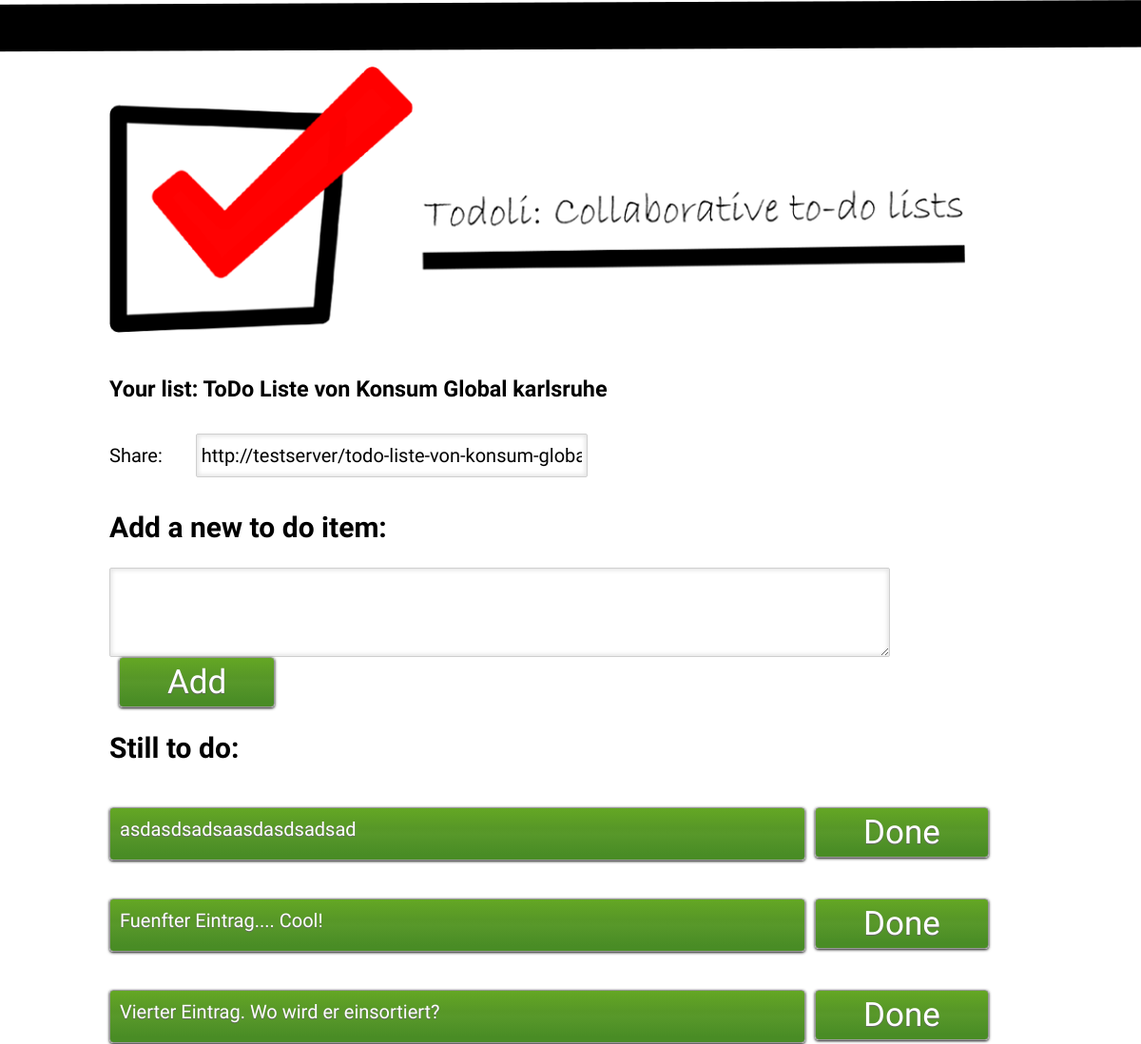
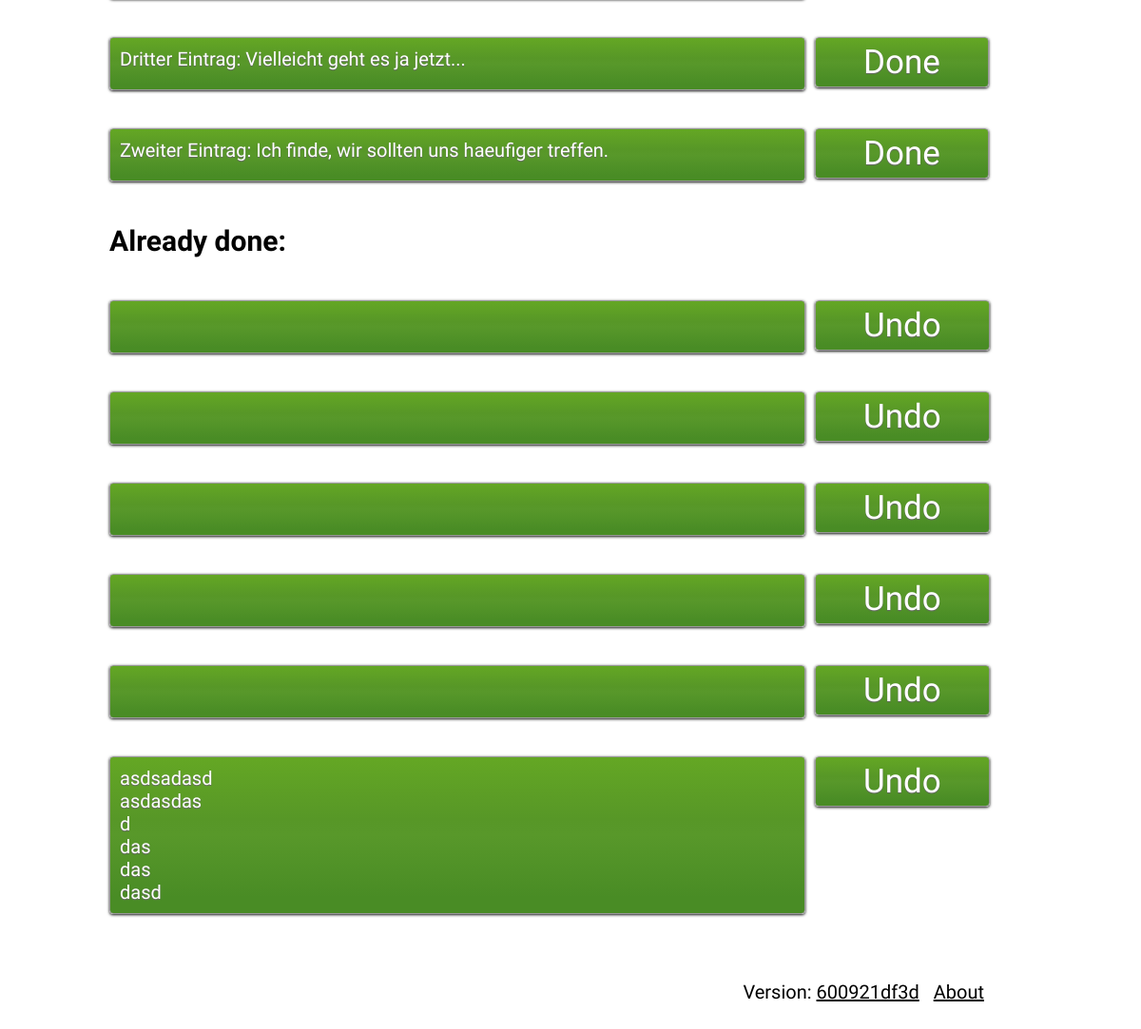
The page /todo-liste-von-konsum-global-karlsruhe/ on the database its author committed (2 pictures, top to bottom).
### todolist/models.py (models this page shows, shortened)
class TodoList(models.Model):
    id = models.AutoField(primary_key=True)
    slug = models.SlugField(max_length=50)
    name = models.CharField(max_length=200)

class Entry(models.Model):
    todolist = models.ForeignKey(TodoList)
    content = models.TextField()
    status = models.BooleanField()
    class Meta:
        ordering = ["-pk"]

### todolist/views.py (the view)
# urls.py: url(r'^(?P<slug>[\w-]+)/$', TodoListShow.as_view(), name='todolist'),
class TodoListShow(DetailView):
    model = TodoList
    template_name = 'todolist/todolist.html'

### templates/todolist/todolist.html (shortened to what this page needs)
{% extends "todolist/base.html" %}
{% block content %}
<h3>Your list: {{ todolist.name }}</h3>
Share: <input class="input-url" type="text" onClick="this.select();" value="{{ request.build_absolute_uri }}" readonly />
<div>
<h2>Add a new to do item:</h2>
<form action="{% url 'todolists:todo_add' todolist.slug %}" method="post">
    <textarea class="input-text" rows="3" cols="70" name="content" autofocus="autofocus" required="required"></textarea>
    <input type="submit" class="button" value="Add" />
</form>
</div>
<br class="clear" />
<div>
<h2>Still to do:</h2>
    {% for entry in todolist.entry_set.all %}
        {% if not entry.status %}
            <div class="clear entry">
                {{ entry.content|linebreaks }}
                <form action="{% url 'todolists:todo_done' todolist.slug %}" method="post">
                    <input type="submit" class="button float-right" onclick="return confirm('This entry will be marked as completed.')" value="Done">
                </form>
            </div>
        {% endif %}
    {% endfor %}
</div>
<br class="clear" />
<div>
<h2>Already done:</h2>
    {% for entry in todolist.entry_set.all %}
        {% if entry.status %}
         <div class="clear">
                {{ entry.content|linebreaks }}
                <form style="text-align: right;" action="{% url 'todolists:todo_undo' todolist.slug %}" method="post">
                    <input type="submit" class="button float-right" onclick="return confirm('This entry will be marked as not completed.')" value="Undo">
                </form>
        </div>
         {% endif %}
    {% endfor %}
</div>
{% endblock %}

### static/style.css (style rules this page uses)
body { font-family: 'Source Sans Pro', sans-serif; font-size: 20px; background: url(background.png) top center no-repeat; }
h2 { text-shadow: -2px 2px 3px #fff; }
textarea,input.button { float:left; }
textarea,input { font-family: 'Source Sans Pro', sans-serif; font-size: 20px; padding: 10px 5px; }
.float-right { float: right; margin-top: 20px; }
.input-url { width: 400px; margin:10px 30px 10px; padding: 10px 5px; -webkit-border-radius: 2px; -moz-border-radius: 2px; border-radius: 2px; border: 1px solid #cfcfcf; -webkit-box-shadow: inset 0 0 4px 2px rgba(0,0,0, 0.1); -moz-box-shadow: inset 0 0 4px 2px rgba(0,0,0, 0.1); box-shadow: inset 0 0 4px 2px rgba(0,0,0, 0.1); }
.input-text { overflow: auto; -webkit-border-radius: 2px; -moz-border-radius: 2px; border-radius: 2px; border: 1px solid #cfcfcf; -webkit-box-shadow: inset 0 0 4px 2px rgba(0,0,0, 0.1); -moz-box-shadow: inset 0 0 4px 2px rgba(0,0,0, 0.1); box-shadow: inset 0 0 4px 2px rgba(0,0,0, 0.1); }
p { float: left; min-height: 34px; width: 710px; font-size: 20px; color: #FFF; padding: 10px; border: 1px solid #999; text-shadow: 0px 1px 1px #666; text-decoration: none; -moz-box-shadow: 0 1px 3px #111; -webkit-box-shadow: 0 1px 3px #111; box-shadow: 0 1px 3px #111; border-radius: 4px; -moz-border-radius: 4px; -webkit-border-radius: 4px; background: #64a724; background: -moz-linear-gradient(top, #64a724 0%, #579727 50%, #58982a 51%, #498c25 100%); background: -webkit-gradient(linear, left top, left bottom, from(#64a724), to(#498c25), color-stop(0.4, #579727), color-stop(0.5, #58982a), color-stop(.9, #498c25), color-stop(0.9, #498c25)); filter: progid:DXImageTransform.Microsoft.gradient( startColorstr='#64a724', endColorstr='#498c25', GradientType=0 ); }
.button { font-size: 35px; color: #FFF; padding: 5px 50px 5px 50px; border: 1px solid #999; margin-left: 10px; text-shadow: 0px 1px 1px #666; text-decoration: none; -moz-box-shadow: 0 1px 3px #111; -webkit-box-shadow: 0 1px 3px #111; box-shadow: 0 1px 3px #111; border-radius: 4px; -moz-border-radius: 4px; -webkit-border-radius: 4px; background: #64a724; background: -moz-linear-gradient(top, #64a724 0%, #579727 50%, #58982a 51%, #498c25 100%); background: -webkit-gradient(linear, left top, left bottom, from(#64a724), to(#498c25), color-stop(0.4, #579727), color-stop(0.5, #58982a), color-stop(.9, #498c25), color-stop(0.9, #498c25)); filter: progid:DXImageTransform.Microsoft.gradient( startColorstr='#64a724', endColorstr='#498c25', GradientType=0 ); cursor: pointer; }
.clear { clear: both; }

### rows shown on the page
TodoList: name "ToDo Liste von Konsum Global karlsruhe"
Entry: content "asdasdsadsaasdasdsadsad"
Entry: content "Fuenfter Eintrag.... Cool!"
Entry: content "Vierter Eintrag. Wo wird er einsortiert?"
Entry: content "Dritter Eintrag: Vielleicht geht es ja jetzt..."
Entry: content "Zweiter Eintrag: Ich finde, wir sollten uns haeufiger treffen."
Entry: content "asdsadasd asdasdas d das das dasd"
